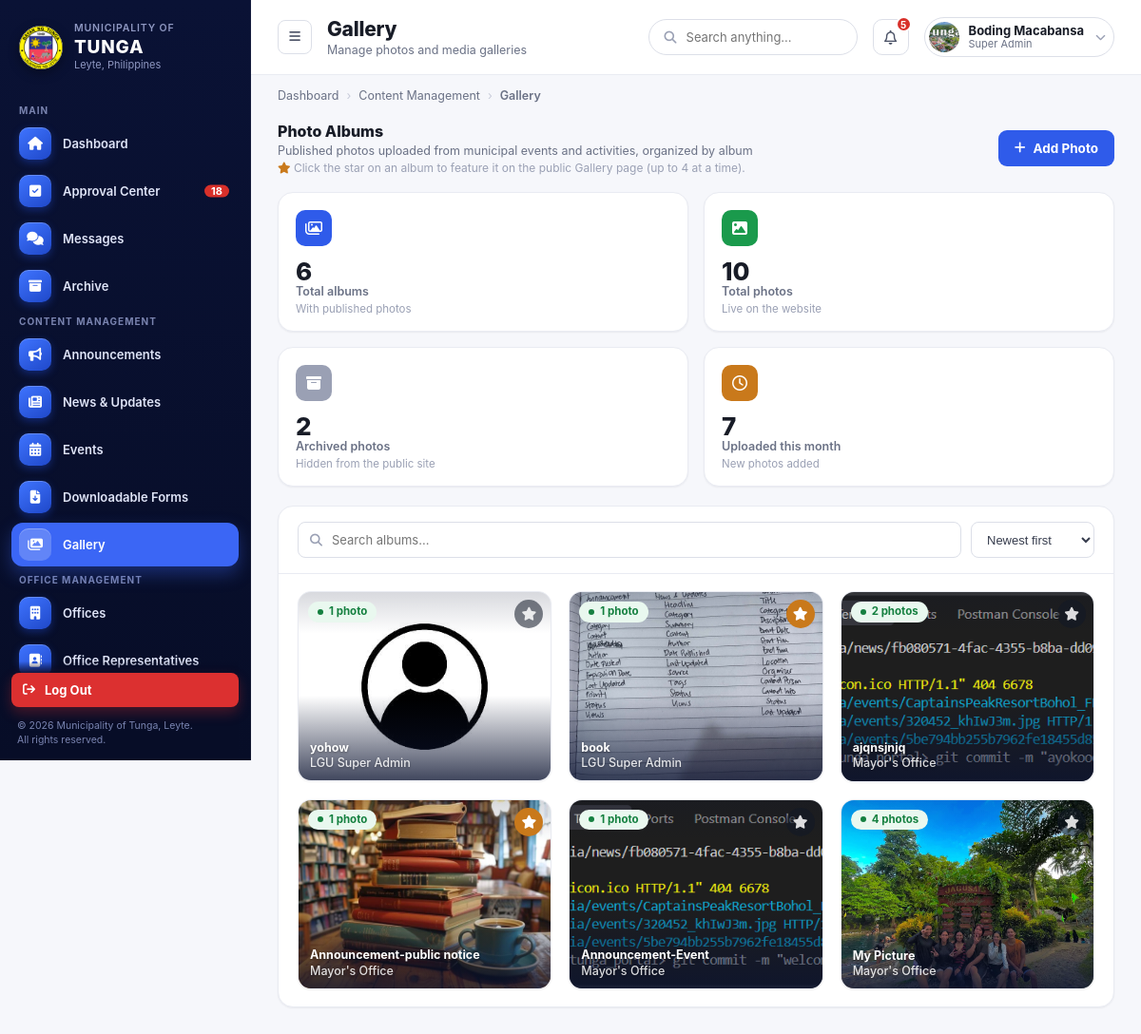
/super-admin/Admin-Gallery/ (signed in), run on the app's committed database.
### admin_dashboard/models.py (models this page shows, shortened)
class SuperAdmin(models.Model):
    user = models.OneToOneField(User, on_delete=models.CASCADE, related_name="super_admin")
    mobile_number = models.CharField(max_length=20, blank=True)
    photo = models.ImageField(upload_to="super_admin_photos/", blank=True, null=True)
    created_at = models.DateTimeField(auto_now_add=True)

### office_dashboard/models.py (models this page shows, shortened)
class Album(models.Model):
    representative = models.ForeignKey(
        OfficeRepresentative,
        on_delete=models.CASCADE,
        related_name="albums"
    )
    name = models.CharField(max_length=150)
    description = models.CharField(max_length=255, blank=True)
    created_at = models.DateTimeField(auto_now_add=True)
    is_featured = models.BooleanField(default=False)
    class Meta:
        ordering = ["name"]

class Photo(models.Model):
    STATUS_CHOICES = [
        ("pending", "Pending Approval"),
        ("published", "Published"),
        ("reject", "Reject"),
        ("returned", "Returned"),
        ("archive", "Archived"),
    ]
    CATEGORY_CHOICES = [
        ("Events", "Events"),
        ("Community", "Community"),
        ("Tourism", "Tourism"),
        ("Governance", "Governance"),
        ("Infrastructure", "Infrastructure"),
    ]
    representative = models.ForeignKey(
        OfficeRepresentative,
        on_delete=models.CASCADE,
        related_name="photos"
    )
    album = models.ForeignKey(
        Album,
        on_delete=models.SET_NULL,
        related_name="photos",
        null=True,
        blank=True,
    )
    title = models.CharField(max_length=255)
    image = models.ImageField(upload_to="gallery/")
    category = models.CharField(max_length=100, blank=True)
    status = models.CharField(max_length=20, choices=STATUS_CHOICES, default="pending")
    admin_note = models.TextField(blank=True)
    last_updated = models.DateTimeField(auto_now=True)
    created_at = models.DateTimeField(auto_now_add=True)

### admin_dashboard/views.py (the view)
# urls.py: path('Admin-Gallery/', views.admin_gallery, name='ad_gallery'),
@super_admin_required
def admin_gallery(request):
    albums = (Album.objects
              .annotate(photo_count=Count('photos', filter=Q(photos__status='published')))
              .filter(photo_count__gt=0)
              .select_related('representative__office'))
    q = request.GET.get('q', '').strip()
    if q:
        albums = albums.filter(name__icontains=q)
    sort = request.GET.get('sort', 'newest')
    if sort == 'oldest':
        albums = albums.order_by('created_at')
    elif sort == 'photos':
        albums = albums.order_by('-photo_count')
    elif sort == 'name':
        albums = albums.order_by('name')
    else:
        albums = albums.order_by('-created_at')
    albums = list(albums)
    for a in albums:
        a.published_cover = a.photos.filter(status='published').order_by('-created_at').first()
    published_photos = Photo.objects.filter(status='published')
    month_start = timezone.now().replace(day=1, hour=0, minute=0, second=0, microsecond=0)
    albums_by_office = {}
    for rep in OfficeRepresentative.objects.select_related('office').prefetch_related('albums'):
        albums_by_office[str(rep.office_id)] = [{"id": a.id, "name": a.name} for a in rep.albums.all()]
    lgu_rep = OfficeRepresentative.objects.filter(office__slug='lgu-super-admin').prefetch_related('albums').first()
    albums_by_office['super_admin'] = [{"id": a.id, "name": a.name} for a in lgu_rep.albums.all()] if lgu_rep else []
    return render(request, "admin_dashboard/super-admin-gallery.html", {
        "albums": albums,
        "total_albums": len(albums),
        "total_photos": published_photos.count(),
        "archived_photos": Photo.objects.filter(status='archive').count(),
        "recent_photos": published_photos.filter(created_at__gte=month_start).count(),
        "current_q": q,
        "current_sort": sort,
        "albums_by_office": albums_by_office,
        "offices_with_reps": Office.objects.exclude(slug=LGU_SUPER_ADMIN_SLUG).filter(representative__isnull=False).order_by('name'),
        "photo_category_choices": Photo.CATEGORY_CHOICES,
        "lgu_office_name": Office.objects.filter(slug=LGU_SUPER_ADMIN_SLUG).values_list('name', flat=True).first() or "LGU Super Admin",
    })

### templates/admin_dashboard/super-admin-gallery.html (shortened to what this page needs)
{% extends "super-admin-base.html" %}
{% load static %}
{% block body_page %}gallery{% endblock %}
{% block page_title %}Gallery{% endblock %}
{% block page_subtitle %}Manage photos and media galleries{% endblock %}
{% block breadcrumbs %}<span>Dashboard</span><span class="sep">›</span><span>Content Management</span><span class="sep">›</span><span class="current">Gallery</span>{% endblock %}
{% block content %}
<div style="display:flex;align-items:center;justify-content:space-between;gap:16px;margin-bottom:18px;">
  <div>
    <h2 style="margin:0;font-size:16px;font-weight:800;color:var(--gray-900);">Photo Albums</h2>
    <p style="margin:3px 0 0;font-size:12.5px;color:var(--gray-500);">Published photos uploaded from municipal events and activities, organized by album</p>
    <p style="margin:3px 0 0;font-size:12px;color:var(--gray-400);"><i class="fa-solid fa-star" style="color:var(--amber-600);"></i> Click the star on an album to feature it on the public Gallery page (up to 4 at a time).</p>
  </div>
  <div style="display:flex;gap:10px;">
    <button type="button" class="btn btn-primary" id="open-add-photo"><i class="fa-solid fa-plus"></i> Add Photo</button>
  </div>
</div>
<div class="stat-grid">
  <div class="stat-card">
    <div class="top"><span class="stat-icon blue"><i class="fa-regular fa-images"></i></span></div>
    <div class="stat-value">{{ total_albums }}</div>
    <div class="stat-label">Total albums</div>
    <div class="stat-sub">With published photos</div>
  </div>
  <div class="stat-card">
    <div class="top"><span class="stat-icon green"><i class="fa-solid fa-image"></i></span></div>
    <div class="stat-value">{{ total_photos }}</div>
    <div class="stat-label">Total photos</div>
    <div class="stat-sub">Live on the website</div>
  </div>
  <div class="stat-card">
    <div class="top"><span class="stat-icon gray"><i class="fa-solid fa-box-archive"></i></span></div>
    <div class="stat-value">{{ archived_photos }}</div>
    <div class="stat-label">Archived photos</div>
    <div class="stat-sub">Hidden from the public site</div>
  </div>
  <div class="stat-card">
    <div class="top"><span class="stat-icon amber"><i class="fa-regular fa-clock"></i></span></div>
    <div class="stat-value">{{ recent_photos }}</div>
    <div class="stat-label">Uploaded this month</div>
    <div class="stat-sub">New photos added</div>
  </div>
</div>
<div class="panel">
  <form method="get" class="filters-row">
    <label class="field search"><i class="fa-solid fa-magnifying-glass"></i><input type="text" name="q" value="{{ current_q }}" placeholder="Search albums..." onchange="this.form.submit()"></label>
    <select class="field" name="sort" onchange="this.form.submit()">
      <option value="newest" {% if current_sort == "newest" %}selected{% endif %}>Newest first</option>
    </select>
  </form>
  <div class="panel-body">
    <div class="gallery-grid">
      {% for a in albums %}
      <div class="gallery-item">
        <a href="{% url 'admin_dashboard:ad_album_detail' a.id %}" style="display:block;width:100%;height:100%;">
          {% if a.published_cover %}
            <img src="{{ a.published_cover.image.url }}" alt="{{ a.name }}">
          {% else %}
            <div class="gallery-item-empty"><i class="fa-solid fa-layer-group"></i></div>
          {% endif %}
          <span class="badge badge-green gi-badge">{{ a.photo_count }} photo{{ a.photo_count|pluralize }}</span>
          <div class="gi-overlay">
            <span class="gi-title">{{ a.name }}</span>
            <span class="gi-title" style="font-weight:500;opacity:.85;">{{ a.representative.office.name }}</span>
          </div>
        </a>
        <form method="post" action="{% url 'admin_dashboard:admin_album_toggle_featured' a.id %}" class="album-feature-form">
          <button
            type="submit"
            class="album-feature-btn {% if a.is_featured %}is-featured{% endif %}"
            title="{% if a.is_featured %}Remove from Featured Albums{% else %}Add to Featured Albums{% endif %}"
          ><i class="fa-solid fa-star"></i></button>
        </form>
      </div>
      {% empty %}
      <p style="text-align:center;color:var(--gray-400);padding:24px;grid-column:1/-1;">No published albums yet.</p>
      {% endfor %}
    </div>
  </div>
</div>
{% endblock %}

### templates/super-admin-base.html (shortened to what this page needs)
{% load static message_tags %}
<!DOCTYPE html>
<html lang="en">
<head>
<link rel="stylesheet" href="{% static 'css/super_admin_style.css' %}">
<link rel="stylesheet" href="https://cdnjs.cloudflare.com/ajax/libs/font-awesome/6.5.1/css/all.min.css">
</head>
<body data-page="{% block body_page %}dashboard{% endblock %}" data-logout-url="{% url 'logout' %}" data-account-url="{% url 'admin_dashboard:admin_account' %}" data-changepass-url="{% url 'admin_dashboard:admin_change_pass' %}">
<div class="app-shell">
  <aside class="sidebar sidebar--sa" id="sidebar">
    <div class="sidebar-brand">
      <img src="{% static 'images/tunga_leyte_logo.png' %}" alt="Municipality of Tunga" class="sidebar-logo">
      <div class="sidebar-brand-text">
        <div class="muni">Municipality of</div>
        <div class="name">TUNGA</div>
        <div class="place">Leyte, Philippines</div>
      </div>
    </div>
    <ul>
      <li class="nav-section-title">Main</li>
      {% url 'admin_dashboard:admin_dash' as dash_url %}
      <li class="nav-item{% if request.path == dash_url %} active{% endif %}"><a href="{{ dash_url }}" style="display:flex;align-items:center;gap:11px;width:100%;color:inherit;"><span class="glyph"><i class="fa-solid fa-house"></i></span> Dashboard</a></li>
      {% url 'admin_dashboard:approval_center' as approval_url %}
      <li class="nav-item{% if request.path == approval_url %} active{% endif %}"><a href="{{ approval_url }}" style="display:flex;align-items:center;gap:11px;width:100%;color:inherit;"><span class="glyph"><i class="fa-solid fa-square-check"></i></span> Approval Center</a> <span class="badge">18</span></li>
      {% url 'admin_dashboard:ad_messages' as messages_url %}
      {% unread_messages request as msg_unread %}
      <li class="nav-item"><a href="{{ messages_url }}" style="display:flex;align-items:center;gap:11px;width:100%;color:inherit;"><span class="glyph"><i class="fa-solid fa-comments"></i></span> Messages</a></li>
      {% url 'admin_dashboard:ad_archive' as archive_url %}
      <li class="nav-item{% if request.path == archive_url %} active{% endif %}"><a href="{{ archive_url }}" style="display:flex;align-items:center;gap:11px;width:100%;color:inherit;"><span class="glyph"><i class="fa-solid fa-box-archive"></i></span> Archive</a></li>
    </ul>
    <ul>
      <li class="nav-section-title">Content Management</li>
      {% url 'admin_dashboard:ad_announcement' as announce_url %}
      <li class="nav-item{% if request.path == announce_url %} active{% endif %}"><a href="{{ announce_url }}" style="display:flex;align-items:center;gap:11px;width:100%;color:inherit;"><span class="glyph"><i class="fa-solid fa-bullhorn"></i></span> Announcements</a></li>
      {% url 'admin_dashboard:ad_news_update' as news_url %}
      <li class="nav-item{% if request.path == news_url %} active{% endif %}"><a href="{{ news_url }}" style="display:flex;align-items:center;gap:11px;width:100%;color:inherit;"><span class="glyph"><i class="fa-solid fa-newspaper"></i></span> News &amp; Updates</a></li>
      {% url 'admin_dashboard:ad_events' as events_url %}
      <li class="nav-item{% if request.path == events_url %} active{% endif %}"><a href="{{ events_url }}" style="display:flex;align-items:center;gap:11px;width:100%;color:inherit;"><span class="glyph"><i class="fa-solid fa-calendar-days"></i></span> Events</a></li>
      {% url 'admin_dashboard:ad_forms' as forms_url %}
      <li class="nav-item{% if request.path == forms_url %} active{% endif %}"><a href="{{ forms_url }}" style="display:flex;align-items:center;gap:11px;width:100%;color:inherit;"><span class="glyph"><i class="fa-solid fa-file-arrow-down"></i></span> Downloadable Forms</a></li>
      {% url 'admin_dashboard:ad_gallery' as gallery_url %}
      <li class="nav-item{% if request.path == gallery_url %} active{% endif %}"><a href="{{ gallery_url }}" style="display:flex;align-items:center;gap:11px;width:100%;color:inherit;"><span class="glyph"><i class="fa-solid fa-images"></i></span> Gallery</a></li>
    </ul>
    <ul>
      <li class="nav-section-title">Office Management</li>
      {% url 'admin_dashboard:ad_offices' as offices_url %}
      <li class="nav-item{% if request.path == offices_url %} active{% endif %}"><a href="{{ offices_url }}" style="display:flex;align-items:center;gap:11px;width:100%;color:inherit;"><span class="glyph"><i class="fa-solid fa-building"></i></span> Offices</a></li>
      {% url 'admin_dashboard:ad_office_rep' as office_rep_url %}
      <li class="nav-item{% if request.path == office_rep_url %} active{% endif %}"><a href="{{ office_rep_url }}" style="display:flex;align-items:center;gap:11px;width:100%;color:inherit;"><span class="glyph"><i class="fa-solid fa-address-book"></i></span> Office Representatives</a></li>
      {% url 'admin_dashboard:ad_services' as services_url %}
      <li class="nav-item{% if request.path == services_url %} active{% endif %}"><a href="{{ services_url }}" style="display:flex;align-items:center;gap:11px;width:100%;color:inherit;"><span class="glyph"><i class="fa-solid fa-list-check"></i></span> Services</a></li>
    </ul>
    <ul>
      <li class="nav-section-title">User Management</li>
      {% url 'admin_dashboard:ad_users' as users_url %}
      <li class="nav-item"><a href="{{ users_url }}" style="display:flex;align-items:center;gap:11px;width:100%;color:inherit;"></a></li>
      {% url 'admin_dashboard:ad_roles' as roles_url %}
    </ul>
      {% url 'admin_dashboard:ad_homepage' as homepage_url %}
      {% url 'admin_dashboard:ad_about_page' as about_page_url %}
      {% url 'admin_dashboard:ad_map' as map_url %}
      {% url 'admin_dashboard:ad_emergency_contact' as emergency_url %}
      {% url 'admin_dashboard:ad_web_setting' as websettings_url %}
      {% url 'admin_dashboard:admin_account' as admin_account_url %}
      {% url 'admin_dashboard:admin_change_pass' as admin_changepass_url %}
      {% url 'admin_dashboard:ad_analytics' as analytics_url %}
      {% url 'admin_dashboard:ad_activity_log' as activitylog_url %}
      {% url 'admin_dashboard:ad_system_settings' as systemsettings_url %}
    <div class="sidebar-footer">
      <a href="{% url 'logout' %}" class="sidebar-logout" style="color:inherit;text-decoration:none;"><i class="fa-solid fa-arrow-right-from-bracket"></i> Log Out</a>
      <div class="sidebar-copy">&copy; 2026 Municipality of Tunga, Leyte.<br>All rights reserved.</div>
    </div>
  </aside>
  <div class="main">
    <header class="topbar">
      <div class="topbar-left">
        <button class="menu-btn" onclick="document.getElementById('sidebar').classList.toggle('open')"><i class="fa-solid fa-bars"></i></button>
        <div class="page-heading">
          <h1>{% block page_title %}Dashboard{% endblock %}</h1>
          <p>{% block page_subtitle %}Overview of municipal office activity{% endblock %}</p>
        </div>
      </div>
      <div class="topbar-right">
        <label class="field search" id="topbarSearchField" style="display:flex;align-items:center;gap:8px;width:220px;border-radius:999px;padding:9px 16px;color:var(--gray-400);"><i class="fa-solid fa-magnifying-glass"></i><input type="text" placeholder="Search anything..." style="border:0;outline:0;flex:1;font:inherit;background:transparent;color:var(--gray-800);"></label>
        <button class="icon-button"><i class="fa-regular fa-bell"></i><span class="dot">5</span></button>
        <div class="user-chip">
          <img src="{% if request.user.super_admin.photo %}{{ request.user.super_admin.photo.url }}{% else %}{% static 'images/icon/profile_logo.jpeg' %}{% endif %}" alt="">
          <div class="who"><div class="name">{{ request.user.get_full_name|default:request.user.username }}</div><div class="role">Super Admin</div></div>
          <i class="fa-solid fa-chevron-down chev"></i>
        </div>
      </div>
    </header>
    <nav class="breadcrumbs">
      {% block breadcrumbs %}<span class="current">Dashboard</span>{% endblock %}
    </nav>
    <main class="content">
      {% block content %}{% endblock %}
    </main>
  </div>
</div>
</body>
</html>

### data on the page
Album: published_cover.image (picture), photo_count "1"
Album: published_cover.image (picture), photo_count "1"
Album: published_cover.image (picture), photo_count "2"
Album: published_cover.image (picture), photo_count "1"
Album: published_cover.image (picture), photo_count "1"
Album: published_cover.image (picture), photo_count "4"

### other printed values
{{ request.user.get_full_name|default:request.user.username }} "Boding Macabansa"
{{ total_albums }} "6"
{{ total_photos }} "10"
{{ archived_photos }} "2"
{{ recent_photos }} "7"
